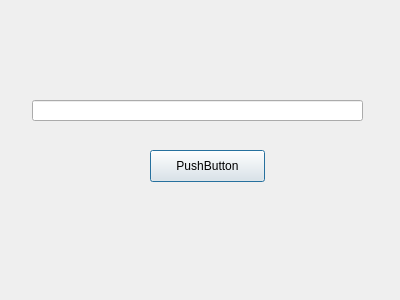
<?xml version="1.0" encoding="UTF-8"?>
<ui version="4.0">
 <class>RandomStringGenerator</class>
 <widget class="QDialog" name="RandomStringGenerator">
  <property name="geometry">
   <rect>
    <x>0</x>
    <y>0</y>
    <width>400</width>
    <height>300</height>
   </rect>
  </property>
  <property name="windowTitle">
   <string>Dialog</string>
  </property>
  <widget class="QPushButton" name="pushButton">
   <property name="geometry">
    <rect>
     <x>150</x>
     <y>150</y>
     <width>115</width>
     <height>32</height>
    </rect>
   </property>
   <property name="text">
    <string>PushButton</string>
   </property>
  </widget>
  <widget class="QLineEdit" name="lineEdit">
   <property name="geometry">
    <rect>
     <x>32</x>
     <y>100</y>
     <width>331</width>
     <height>21</height>
    </rect>
   </property>
  </widget>
 </widget>
 <resources/>
 <connections/>
</ui>
